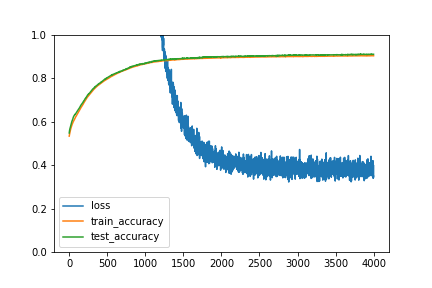

Recreate this plot in Python.
# -*- coding: utf-8 -*-
import matplotlib as mpl
import matplotlib.pyplot as plt
import numpy as np
import tensorflow as tf
from sklearn import datasets
from tensorflow.examples.tutorials.mnist import input_data

# 随机种子
np.random.seed(13)
tf.compat.v1.set_random_seed(13)
'''
                                    数据预处理
'''
# mnist dataset
mnist = input_data.read_data_sets('MNIST_DATA/',one_hot=True)
feature_num = 784

x_vals_train = mnist.train.images
x_vals_test = mnist.test.images
y_vals_train = np.array([1 if i[0]==1 or i[1]==1 or i[2] == 1 or i[3] == 1 else -1 for i in mnist.train.labels])
y_vals_test = np.array([1 if i[0]==1 or i[1]==1 or i[2] == 1 or i[3] == 1 else -1 for i in mnist.test.labels])


# 批训练中批的大小

batch_size = 500
x_data = tf.compat.v1.placeholder(shape=[None, feature_num], dtype=tf.float32)
y_target = tf.compat.v1.placeholder(shape=[None, 1], dtype=tf.float32)
W = tf.Variable(tf.random.normal(shape=[feature_num,1]))
b = tf.Variable(tf.random.normal(shape=[1,1]))

#定义损失函数

model_output=tf.matmul(x_data,W)+b
l2_norm = tf.reduce_sum(tf.square(W))

#软正则化参数

alpha = tf.constant([0.1])

#定义损失函数
classification_term = tf.reduce_mean(tf.maximum(0.,1.-model_output*y_target))
loss = classification_term+alpha*l2_norm

#输出
prediction = tf.sign(model_output)

accuracy = tf.reduce_mean(tf.cast(tf.equal(prediction, y_target),tf.float32))
train_step=tf.compat.v1.train.GradientDescentOptimizer(0.01).minimize(loss)

#开始训练
loss_vec = []
train_accuracy = []
test_accuracy = []
with tf.compat.v1.Session() as sess:

    sess.run(tf.compat.v1.global_variables_initializer())
    
    for i in range(4000):
        rand_index = np.random.choice(len(x_vals_train), size=batch_size)
        rand_x = x_vals_train[rand_index]
    
        rand_y = np.transpose([y_vals_train[rand_index]])

        sess.run(train_step, feed_dict={x_data: rand_x, y_target:rand_y})
       
        temp_loss = sess.run(loss, feed_dict={x_data: rand_x, y_target: rand_y})
        loss_vec.append(temp_loss)
       
        train_acc_temp = sess.run(accuracy, feed_dict={x_data: x_vals_train, y_target: np.transpose([y_vals_train])})
        train_accuracy.append(train_acc_temp)
       
        test_acc_temp = sess.run(accuracy, feed_dict={x_data: x_vals_test, y_target: np.transpose([y_vals_test])})
        test_accuracy.append(test_acc_temp)
       
        if (i+1)%100==0:
            print('Step #' + str(i+1),'\nTrain_Accuracy = '+str(train_acc_temp),'\nTest_Accuracy = ' + str(test_acc_temp),'\nLoss = '+str(temp_loss))
            print()
        
plt.plot(loss_vec)
plt.plot(train_accuracy)
plt.plot(test_accuracy)
plt.ylim(0.,1.)
plt.legend(['loss','train_accuracy','test_accuracy'])
plt.savefig('svm_mnist_classification.png')